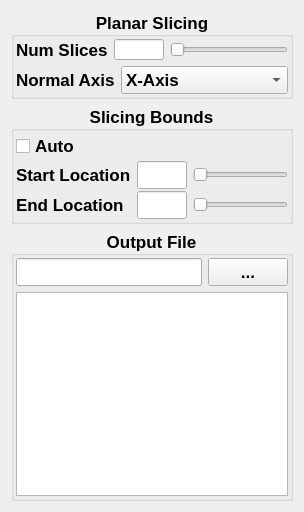
<?xml version="1.0" encoding="UTF-8"?>
<ui version="4.0">
 <class>planarSlicingDialog</class>
 <widget class="QDialog" name="planarSlicingDialog">
  <property name="geometry">
   <rect>
    <x>0</x>
    <y>0</y>
    <width>304</width>
    <height>512</height>
   </rect>
  </property>
  <property name="windowTitle">
   <string>Planar Slicing</string>
  </property>
  <layout class="QVBoxLayout" name="verticalLayout_2">
   <item>
    <widget class="QGroupBox" name="groupBox">
     <property name="font">
      <font>
       <pointsize>13</pointsize>
       <weight>75</weight>
       <bold>true</bold>
      </font>
     </property>
     <property name="title">
      <string>Planar Slicing</string>
     </property>
     <property name="alignment">
      <set>Qt::AlignCenter</set>
     </property>
     <layout class="QVBoxLayout" name="verticalLayout">
      <property name="leftMargin">
       <number>2</number>
      </property>
      <property name="topMargin">
       <number>2</number>
      </property>
      <property name="rightMargin">
       <number>2</number>
      </property>
      <property name="bottomMargin">
       <number>2</number>
      </property>
      <item>
       <layout class="QHBoxLayout" name="horizontalLayout">
        <item>
         <widget class="QLabel" name="NumSlices">
          <property name="text">
           <string>Num Slices</string>
          </property>
         </widget>
        </item>
        <item>
         <widget class="QLineEdit" name="numSlicesInput">
          <property name="minimumSize">
           <size>
            <width>40</width>
            <height>21</height>
           </size>
          </property>
          <property name="maximumSize">
           <size>
            <width>50</width>
            <height>16777215</height>
           </size>
          </property>
         </widget>
        </item>
        <item>
         <widget class="QSlider" name="numSlicesSlider">
          <property name="orientation">
           <enum>Qt::Horizontal</enum>
          </property>
         </widget>
        </item>
       </layout>
      </item>
      <item>
       <layout class="QHBoxLayout" name="horizontalLayout_2">
        <item>
         <widget class="QLabel" name="NormalAxis">
          <property name="text">
           <string>Normal Axis</string>
          </property>
         </widget>
        </item>
        <item>
         <widget class="QComboBox" name="AxisChoice">
          <property name="sizePolicy">
           <sizepolicy hsizetype="MinimumExpanding" vsizetype="Fixed">
            <horstretch>0</horstretch>
            <verstretch>0</verstretch>
           </sizepolicy>
          </property>
          <item>
           <property name="text">
            <string>X-Axis</string>
           </property>
          </item>
          <item>
           <property name="text">
            <string>Y-Axis</string>
           </property>
          </item>
          <item>
           <property name="text">
            <string>Z-Axis</string>
           </property>
          </item>
         </widget>
        </item>
       </layout>
      </item>
     </layout>
    </widget>
   </item>
   <item>
    <widget class="QGroupBox" name="groupBox_2">
     <property name="font">
      <font>
       <pointsize>13</pointsize>
       <weight>75</weight>
       <bold>true</bold>
      </font>
     </property>
     <property name="title">
      <string>Slicing Bounds</string>
     </property>
     <property name="alignment">
      <set>Qt::AlignCenter</set>
     </property>
     <layout class="QGridLayout" name="gridLayout">
      <property name="leftMargin">
       <number>2</number>
      </property>
      <property name="topMargin">
       <number>2</number>
      </property>
      <property name="rightMargin">
       <number>2</number>
      </property>
      <property name="bottomMargin">
       <number>2</number>
      </property>
      <property name="verticalSpacing">
       <number>2</number>
      </property>
      <item row="0" column="0" colspan="3">
       <widget class="QCheckBox" name="AutoBoundsButton">
        <property name="text">
         <string>Auto</string>
        </property>
       </widget>
      </item>
      <item row="1" column="0">
       <widget class="QLabel" name="StartLocation">
        <property name="text">
         <string>Start Location</string>
        </property>
       </widget>
      </item>
      <item row="1" column="1">
       <widget class="QLineEdit" name="StartLocationInput">
        <property name="minimumSize">
         <size>
          <width>40</width>
          <height>21</height>
         </size>
        </property>
        <property name="maximumSize">
         <size>
          <width>50</width>
          <height>16777215</height>
         </size>
        </property>
       </widget>
      </item>
      <item row="1" column="2">
       <widget class="QSlider" name="StartLocationSlider">
        <property name="orientation">
         <enum>Qt::Horizontal</enum>
        </property>
       </widget>
      </item>
      <item row="2" column="0">
       <widget class="QLabel" name="EndLocation">
        <property name="text">
         <string>End Location</string>
        </property>
       </widget>
      </item>
      <item row="2" column="1">
       <widget class="QLineEdit" name="EndLocationInput">
        <property name="minimumSize">
         <size>
          <width>40</width>
          <height>0</height>
         </size>
        </property>
        <property name="maximumSize">
         <size>
          <width>50</width>
          <height>16777215</height>
         </size>
        </property>
       </widget>
      </item>
      <item row="2" column="2">
       <widget class="QSlider" name="EndLocationSlider">
        <property name="orientation">
         <enum>Qt::Horizontal</enum>
        </property>
       </widget>
      </item>
     </layout>
    </widget>
   </item>
   <item>
    <widget class="QGroupBox" name="groupBox_3">
     <property name="font">
      <font>
       <pointsize>13</pointsize>
       <weight>75</weight>
       <bold>true</bold>
      </font>
     </property>
     <property name="title">
      <string>Output File</string>
     </property>
     <property name="alignment">
      <set>Qt::AlignCenter</set>
     </property>
     <layout class="QGridLayout" name="gridLayout_2">
      <property name="leftMargin">
       <number>2</number>
      </property>
      <property name="topMargin">
       <number>2</number>
      </property>
      <property name="rightMargin">
       <number>2</number>
      </property>
      <property name="bottomMargin">
       <number>2</number>
      </property>
      <property name="verticalSpacing">
       <number>6</number>
      </property>
      <item row="0" column="0">
       <widget class="QLineEdit" name="txtFileOutput"/>
      </item>
      <item row="0" column="1">
       <widget class="QPushButton" name="fileButton">
        <property name="text">
         <string>...</string>
        </property>
        <property name="autoDefault">
         <bool>false</bool>
        </property>
       </widget>
      </item>
      <item row="1" column="0" colspan="2">
       <widget class="QPlainTextEdit" name="outputTextDisplay"/>
      </item>
     </layout>
    </widget>
   </item>
  </layout>
 </widget>
 <resources/>
 <connections/>
</ui>
